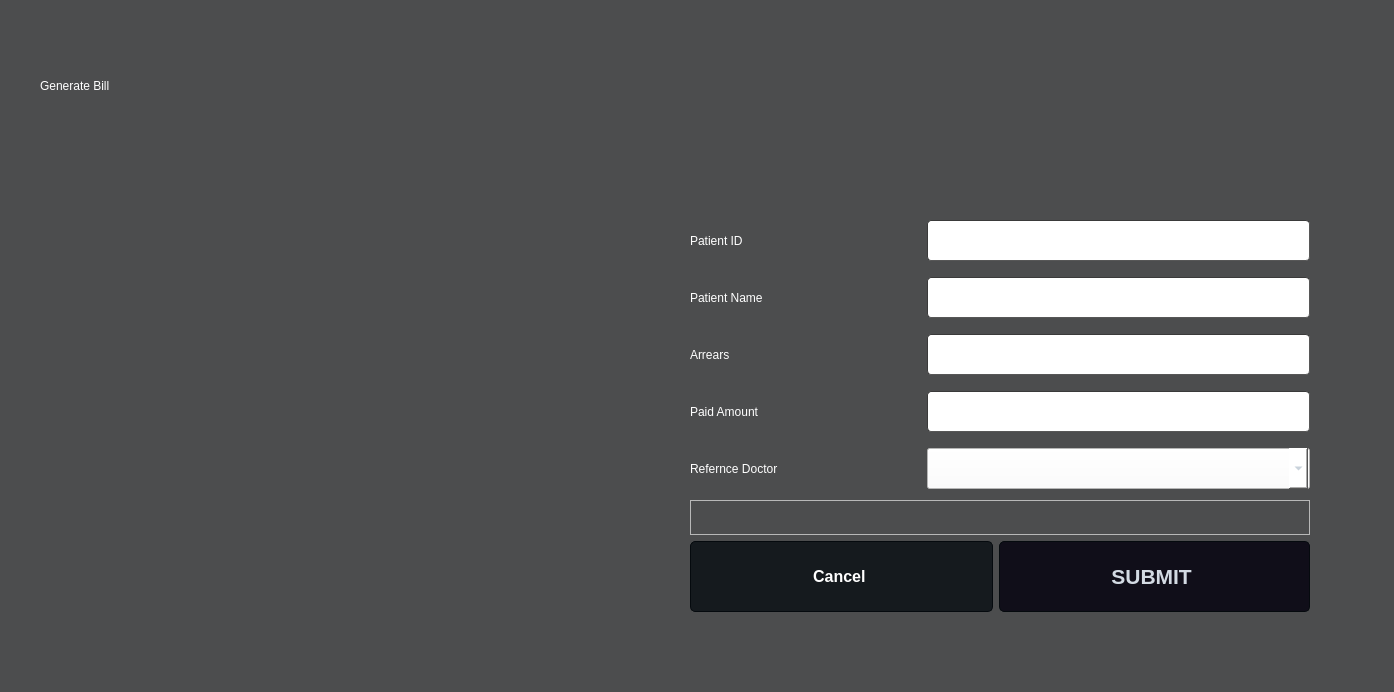
<?xml version="1.0" encoding="UTF-8"?>
<ui version="4.0">
 <class>Dialogbill1</class>
 <widget class="QDialog" name="Dialogbill1">
  <property name="geometry">
   <rect>
    <x>0</x>
    <y>0</y>
    <width>1394</width>
    <height>692</height>
   </rect>
  </property>
  <property name="windowTitle">
   <string>Dialog</string>
  </property>
  <property name="styleSheet">
   <string notr="true">
QMainWindow {
	background-color:rgb(76, 77, 78);
}
QDialog {
	background-color:rgb(76, 77, 78);
}
QColorDialog {
	background-color:rgb(76, 77, 78);
}
QTextEdit {
	background-color:rgb(0, 0, 0);
	color: #a9b7c6;
}
QPlainTextEdit {
	selection-background-color:#007b50;
	background-color:#1e1d23;
	border-style: solid;
	border-top-color: transparent;
	border-right-color: transparent;
	border-left-color: transparent;
	border-bottom-color: transparent;
	border-width: 1px;
	color: #a9b7c6;
}
QPushButton{
	border-style: solid;
	border-top-color: transparent;
	border-right-color: transparent;
	border-left-color: transparent;
	border-bottom-color: transparent;
	border-width: 1px;
	border-style: solid;
	color: #a9b7c6;
	padding: 2px;
	background-color: #1e1d23;
}
QPushButton::default{
	border-style: inset;
	border-top-color: transparent;
	border-right-color: transparent;
	border-left-color: transparent;
	border-bottom-color: #04b97f;
	border-width: 1px;
	color: #a9b7c6;
	padding: 2px;
	background-color: #1e1d23;
}
QToolButton {
	border-style: solid;
	border-top-color: transparent;
	border-right-color: transparent;
	border-left-color: transparent;
	border-bottom-color: #04b97f;
	border-bottom-width: 1px;
	border-style: solid;
	color: #a9b7c6;
	padding: 2px;
	background-color: #1e1d23;
}
QToolButton:hover{
	border-style: solid;
	border-top-color: transparent;
	border-right-color: transparent;
	border-left-color: transparent;
	border-bottom-color: #37efba;
	border-bottom-width: 2px;
	border-style: solid;
	color: #FFFFFF;
	padding-bottom: 1px;
	background-color: #1e1d23;
}
QPushButton:hover{
	border-style: solid;
	border-top-color: transparent;
	border-right-color: transparent;
	border-left-color: transparent;
	border-bottom-color: #37efba;
	border-bottom-width: 1px;
	border-style: solid;
	color: #FFFFFF;
	padding-bottom: 2px;
	background-color: #1e1d23;
}
QPushButton:pressed{
	border-style: solid;
	border-top-color: transparent;
	border-right-color: transparent;
	border-left-color: transparent;
	border-bottom-color: #37efba;
	border-bottom-width: 2px;
	border-style: solid;
	color: #37efba;
	padding-bottom: 1px;
	background-color: #1e1d23;
}
QPushButton:disabled{
	border-style: solid;
	border-top-color: transparent;
	border-right-color: transparent;
	border-left-color: transparent;
	border-bottom-color: #808086;
	border-bottom-width: 2px;
	border-style: solid;
	color: #808086;
	padding-bottom: 1px;
	background-color: #1e1d23;
}
QLineEdit {
	border-width: 1px; border-radius: 4px;
	border-color: rgb(58, 58, 58);
	border-style: inset;
	padding: 0 8px;
	color: #a9b7c6;
	background:#1e1d23;
	selection-background-color:#007b50;
	selection-color: #FFFFFF;
}
QLabel {
	color: rgb(255, 255, 255);
}
QLCDNumber {
	color: #37e6b4;
}
QProgressBar {
	text-align: center;
	color: rgb(240, 240, 240);
	border-width: 1px; 
	border-radius: 10px;
	border-color: rgb(58, 58, 58);
	border-style: inset;
	background-color:#1e1d23;
}
QProgressBar::chunk {
	background-color: #04b97f;
	border-radius: 5px;
}
QMenuBar {
	background-color: #1e1d23;
}
QMenuBar::item {
	color: #a9b7c6;
  	spacing: 3px;
  	padding: 1px 4px;
  	background: #1e1d23;
}

QMenuBar::item:selected {
  	background:#1e1d23;
	color: #FFFFFF;
}
QMenu::item:selected {
	border-style: solid;
	border-top-color: transparent;
	border-right-color: transparent;
	border-left-color: #04b97f;
	border-bottom-color: transparent;
	border-left-width: 2px;
	color: #FFFFFF;
	padding-left:15px;
	padding-top:4px;
	padding-bottom:4px;
	padding-right:7px;
	background-color: #1e1d23;
}
QMenu::item {
	border-style: solid;
	border-top-color: transparent;
	border-right-color: transparent;
	border-left-color: transparent;
	border-bottom-color: transparent;
	border-bottom-width: 1px;
	border-style: solid;
	color: #a9b7c6;
	padding-left:17px;
	padding-top:4px;
	padding-bottom:4px;
	padding-right:7px;
	background-color: #1e1d23;
}
QMenu{
	background-color:#1e1d23;
}
QTabWidget {
	color:rgb(0,0,0);
	background-color:#1e1d23;
}
QTabWidget::pane {
		border-color: rgb(77,77,77);
		background-color:#1e1d23;
		border-style: solid;
		border-width: 1px;
    	border-radius: 6px;
}
QTabBar::tab {
	border-style: solid;
	border-top-color: transparent;
	border-right-color: transparent;
	border-left-color: transparent;
	border-bottom-color: transparent;
	border-bottom-width: 1px;
	border-style: solid;
	color: #808086;
	padding: 3px;
	margin-left:3px;
	background-color: #1e1d23;
}
QTabBar::tab:selected, QTabBar::tab:last:selected, QTabBar::tab:hover {
  	border-style: solid;
	border-top-color: transparent;
	border-right-color: transparent;
	border-left-color: transparent;
	border-bottom-color: #04b97f;
	border-bottom-width: 2px;
	border-style: solid;
	color: #FFFFFF;
	padding-left: 3px;
	padding-bottom: 2px;
	margin-left:3px;
	background-color: #1e1d23;
}

QCheckBox {
	color: #a9b7c6;
	padding: 2px;
}
QCheckBox:disabled {
	color: #808086;
	padding: 2px;
}

QCheckBox:hover {
	border-radius:4px;
	border-style:solid;
	padding-left: 1px;
	padding-right: 1px;
	padding-bottom: 1px;
	padding-top: 1px;
	border-width:1px;
	border-color: rgb(87, 97, 106);
	background-color:#1e1d23;
}
QCheckBox::indicator:checked {

	height: 10px;
	width: 10px;
	border-style:solid;
	border-width: 1px;
	border-color: #04b97f;
	color: #a9b7c6;
	background-color: #04b97f;
}
QCheckBox::indicator:unchecked {

	height: 10px;
	width: 10px;
	border-style:solid;
	border-width: 1px;
	border-color: #04b97f;
	color: #a9b7c6;
	background-color: transparent;
}
QRadioButton {
	color: #a9b7c6;
	background-color: #1e1d23;
	padding: 1px;
}
QRadioButton::indicator:checked {
	height: 10px;
	width: 10px;
	border-style:solid;
	border-radius:5px;
	border-width: 1px;
	border-color: #04b97f;
	color: #a9b7c6;
	background-color: #04b97f;
}
QRadioButton::indicator:!checked {
	height: 10px;
	width: 10px;
	border-style:solid;
	border-radius:5px;
	border-width: 1px;
	border-color: #04b97f;
	color: #a9b7c6;
	background-color: transparent;
}
QStatusBar {
	color:#027f7f;
}
QSpinBox {
	color: #a9b7c6;	
	background-color: #1e1d23;
}
QDoubleSpinBox {
	color: #a9b7c6;	
	background-color: #1e1d23;
}
QTimeEdit {
	color: #a9b7c6;	
	background-color: #1e1d23;
}
QDateTimeEdit {
	color: #a9b7c6;	
	background-color: #1e1d23;
}
QDateEdit {
	color: #a9b7c6;	
	background-color: #1e1d23;
}
QComboBox {
	color: #a9b7c6;	
	background: #1e1d23;
}
QComboBox:editable {
	background: #1e1d23;
	color: #a9b7c6;
	selection-background-color: #1e1d23;
}
QComboBox QAbstractItemView {
	color: #a9b7c6;	
	background: #1e1d23;
	selection-color: #FFFFFF;
	selection-background-color: #1e1d23;
}
QComboBox:!editable:on, QComboBox::drop-down:editable:on {
	color: #a9b7c6;	
	background: #1e1d23;
}
QFontComboBox {
	color: #a9b7c6;	
	background-color: #1e1d23;
}
QToolBox {
	color: #a9b7c6;
	background-color: #1e1d23;
}
QToolBox::tab {
	color: #a9b7c6;
	background-color: #1e1d23;
}
QToolBox::tab:selected {
	color: #FFFFFF;
	background-color: #1e1d23;
}
QScrollArea {
	color: #FFFFFF;
	background-color: #1e1d23;
}
QSlider::groove:horizontal {
	height: 5px;
	background: #04b97f;
}
QSlider::groove:vertical {
	width: 5px;
	background: #04b97f;
}
QSlider::handle:horizontal {
	background: qlineargradient(x1:0, y1:0, x2:1, y2:1, stop:0 #b4b4b4, stop:1 #8f8f8f);
	border: 1px solid #5c5c5c;
	width: 14px;
	margin: -5px 0;
	border-radius: 7px;
}
QSlider::handle:vertical {
	background: qlineargradient(x1:1, y1:1, x2:0, y2:0, stop:0 #b4b4b4, stop:1 #8f8f8f);
	border: 1px solid #5c5c5c;
	height: 14px;
	margin: 0 -5px;
	border-radius: 7px;
}
QSlider::add-page:horizontal {
    background: white;
}
QSlider::add-page:vertical {
    background: white;
}
QSlider::sub-page:horizontal {
    background: #04b97f;
}
QSlider::sub-page:vertical {
    background: #04b97f;
}</string>
  </property>
  <widget class="QLabel" name="label">
   <property name="geometry">
    <rect>
     <x>40</x>
     <y>0</y>
     <width>471</width>
     <height>171</height>
    </rect>
   </property>
   <property name="styleSheet">
    <string notr="true">font: 35pt &quot;Modern No. 20&quot;;</string>
   </property>
   <property name="text">
    <string>Generate Bill </string>
   </property>
  </widget>
  <widget class="QLabel" name="label_3">
   <property name="geometry">
    <rect>
     <x>80</x>
     <y>160</y>
     <width>511</width>
     <height>431</height>
    </rect>
   </property>
   <property name="minimumSize">
    <size>
     <width>501</width>
     <height>341</height>
    </size>
   </property>
   <property name="styleSheet">
    <string notr="true">
QMainWindow {
	background-color:rgb(76, 77, 78);
}
QDialog {
	background-color:rgb(76, 77, 78);
}
QColorDialog {
	background-color:rgb(76, 77, 78);
}
QTextEdit {
	background-color:rgb(0, 0, 0);
	color: #a9b7c6;
}
QPlainTextEdit {
	selection-background-color:#007b50;
	background-color:#1e1d23;
	border-style: solid;
	border-top-color: transparent;
	border-right-color: transparent;
	border-left-color: transparent;
	border-bottom-color: transparent;
	border-width: 1px;
	color: #a9b7c6;
}
QPushButton{
	border-style: solid;
	border-top-color: transparent;
	border-right-color: transparent;
	border-left-color: transparent;
	border-bottom-color: transparent;
	border-width: 1px;
	border-style: solid;
	color: #a9b7c6;
	padding: 2px;
	background-color: #1e1d23;
}
QPushButton::default{
	border-style: inset;
	border-top-color: transparent;
	border-right-color: transparent;
	border-left-color: transparent;
	border-bottom-color: #04b97f;
	border-width: 1px;
	color: #a9b7c6;
	padding: 2px;
	background-color: #1e1d23;
}
QToolButton {
	border-style: solid;
	border-top-color: transparent;
	border-right-color: transparent;
	border-left-color: transparent;
	border-bottom-color: #04b97f;
	border-bottom-width: 1px;
	border-style: solid;
	color: #a9b7c6;
	padding: 2px;
	background-color: #1e1d23;
}
QToolButton:hover{
	border-style: solid;
	border-top-color: transparent;
	border-right-color: transparent;
	border-left-color: transparent;
	border-bottom-color: #37efba;
	border-bottom-width: 2px;
	border-style: solid;
	color: #FFFFFF;
	padding-bottom: 1px;
	background-color: #1e1d23;
}
QPushButton:hover{
	border-style: solid;
	border-top-color: transparent;
	border-right-color: transparent;
	border-left-color: transparent;
	border-bottom-color: #37efba;
	border-bottom-width: 1px;
	border-style: solid;
	color: #FFFFFF;
	padding-bottom: 2px;
	background-color: #1e1d23;
}
QPushButton:pressed{
	border-style: solid;
	border-top-color: transparent;
	border-right-color: transparent;
	border-left-color: transparent;
	border-bottom-color: #37efba;
	border-bottom-width: 2px;
	border-style: solid;
	color: #37efba;
	padding-bottom: 1px;
	background-color: #1e1d23;
}
QPushButton:disabled{
	border-style: solid;
	border-top-color: transparent;
	border-right-color: transparent;
	border-left-color: transparent;
	border-bottom-color: #808086;
	border-bottom-width: 2px;
	border-style: solid;
	color: #808086;
	padding-bottom: 1px;
	background-color: #1e1d23;
}
QLineEdit {
	border-width: 1px; border-radius: 4px;
	border-color: rgb(58, 58, 58);
	border-style: inset;
	padding: 0 8px;
	color: #a9b7c6;
	background:#1e1d23;
	selection-background-color:#007b50;
	selection-color: #FFFFFF;
}
QLabel {
	color: rgb(255, 255, 255);
}
QLCDNumber {
	color: #37e6b4;
}
QProgressBar {
	text-align: center;
	color: rgb(240, 240, 240);
	border-width: 1px; 
	border-radius: 10px;
	border-color: rgb(58, 58, 58);
	border-style: inset;
	background-color:#1e1d23;
}
QProgressBar::chunk {
	background-color: #04b97f;
	border-radius: 5px;
}
QMenuBar {
	background-color: #1e1d23;
}
QMenuBar::item {
	color: #a9b7c6;
  	spacing: 3px;
  	padding: 1px 4px;
  	background: #1e1d23;
}

QMenuBar::item:selected {
  	background:#1e1d23;
	color: #FFFFFF;
}
QMenu::item:selected {
	border-style: solid;
	border-top-color: transparent;
	border-right-color: transparent;
	border-left-color: #04b97f;
	border-bottom-color: transparent;
	border-left-width: 2px;
	color: #FFFFFF;
	padding-left:15px;
	padding-top:4px;
	padding-bottom:4px;
	padding-right:7px;
	background-color: #1e1d23;
}
QMenu::item {
	border-style: solid;
	border-top-color: transparent;
	border-right-color: transparent;
	border-left-color: transparent;
	border-bottom-color: transparent;
	border-bottom-width: 1px;
	border-style: solid;
	color: #a9b7c6;
	padding-left:17px;
	padding-top:4px;
	padding-bottom:4px;
	padding-right:7px;
	background-color: #1e1d23;
}
QMenu{
	background-color:#1e1d23;
}
QTabWidget {
	color:rgb(0,0,0);
	background-color:#1e1d23;
}
QTabWidget::pane {
		border-color: rgb(77,77,77);
		background-color:#1e1d23;
		border-style: solid;
		border-width: 1px;
    	border-radius: 6px;
}
QTabBar::tab {
	border-style: solid;
	border-top-color: transparent;
	border-right-color: transparent;
	border-left-color: transparent;
	border-bottom-color: transparent;
	border-bottom-width: 1px;
	border-style: solid;
	color: #808086;
	padding: 3px;
	margin-left:3px;
	background-color: #1e1d23;
}
QTabBar::tab:selected, QTabBar::tab:last:selected, QTabBar::tab:hover {
  	border-style: solid;
	border-top-color: transparent;
	border-right-color: transparent;
	border-left-color: transparent;
	border-bottom-color: #04b97f;
	border-bottom-width: 2px;
	border-style: solid;
	color: #FFFFFF;
	padding-left: 3px;
	padding-bottom: 2px;
	margin-left:3px;
	background-color: #1e1d23;
}

QCheckBox {
	color: #a9b7c6;
	padding: 2px;
}
QCheckBox:disabled {
	color: #808086;
	padding: 2px;
}

QCheckBox:hover {
	border-radius:4px;
	border-style:solid;
	padding-left: 1px;
	padding-right: 1px;
	padding-bottom: 1px;
	padding-top: 1px;
	border-width:1px;
	border-color: rgb(87, 97, 106);
	background-color:#1e1d23;
}
QCheckBox::indicator:checked {

	height: 10px;
	width: 10px;
	border-style:solid;
	border-width: 1px;
	border-color: #04b97f;
	color: #a9b7c6;
	background-color: #04b97f;
}
QCheckBox::indicator:unchecked {

	height: 10px;
	width: 10px;
	border-style:solid;
	border-width: 1px;
	border-color: #04b97f;
	color: #a9b7c6;
	background-color: transparent;
}
QRadioButton {
	color: #a9b7c6;
	background-color: #1e1d23;
	padding: 1px;
}
QRadioButton::indicator:checked {
	height: 10px;
	width: 10px;
	border-style:solid;
	border-radius:5px;
	border-width: 1px;
	border-color: #04b97f;
	color: #a9b7c6;
	background-color: #04b97f;
}
QRadioButton::indicator:!checked {
	height: 10px;
	width: 10px;
	border-style:solid;
	border-radius:5px;
	border-width: 1px;
	border-color: #04b97f;
	color: #a9b7c6;
	background-color: transparent;
}
QStatusBar {
	color:#027f7f;
}
QSpinBox {
	color: #a9b7c6;	
	background-color: #1e1d23;
}
QDoubleSpinBox {
	color: #a9b7c6;	
	background-color: #1e1d23;
}
QTimeEdit {
	color: #a9b7c6;	
	background-color: #1e1d23;
}
QDateTimeEdit {
	color: #a9b7c6;	
	background-color: #1e1d23;
}
QDateEdit {
	color: #a9b7c6;	
	background-color: #1e1d23;
}
QComboBox {
	color: #a9b7c6;	
	background: #1e1d23;
}
QComboBox:editable {
	background: #1e1d23;
	color: #a9b7c6;
	selection-background-color: #1e1d23;
}
QComboBox QAbstractItemView {
	color: #a9b7c6;	
	background: #1e1d23;
	selection-color: #FFFFFF;
	selection-background-color: #1e1d23;
}
QComboBox:!editable:on, QComboBox::drop-down:editable:on {
	color: #a9b7c6;	
	background: #1e1d23;
}
QFontComboBox {
	color: #a9b7c6;	
	background-color: #1e1d23;
}
QToolBox {
	color: #a9b7c6;
	background-color: #1e1d23;
}
QToolBox::tab {
	color: #a9b7c6;
	background-color: #1e1d23;
}
QToolBox::tab:selected {
	color: #FFFFFF;
	background-color: #1e1d23;
}
QScrollArea {
	color: #FFFFFF;
	background-color: #1e1d23;
}
QSlider::groove:horizontal {
	height: 5px;
	background: #04b97f;
}
QSlider::groove:vertical {
	width: 5px;
	background: #04b97f;
}
QSlider::handle:horizontal {
	background: qlineargradient(x1:0, y1:0, x2:1, y2:1, stop:0 #b4b4b4, stop:1 #8f8f8f);
	border: 1px solid #5c5c5c;
	width: 14px;
	margin: -5px 0;
	border-radius: 7px;
}
QSlider::handle:vertical {
	background: qlineargradient(x1:1, y1:1, x2:0, y2:0, stop:0 #b4b4b4, stop:1 #8f8f8f);
	border: 1px solid #5c5c5c;
	height: 14px;
	margin: 0 -5px;
	border-radius: 7px;
}
QSlider::add-page:horizontal {
    background: white;
}
QSlider::add-page:vertical {
    background: white;
}
QSlider::sub-page:horizontal {
    background: #04b97f;
}
QSlider::sub-page:vertical {
    background: #04b97f;
}</string>
   </property>
   <property name="text">
    <string/>
   </property>
  </widget>
  <widget class="QWidget" name="layoutWidget">
   <property name="geometry">
    <rect>
     <x>690</x>
     <y>215</y>
     <width>620</width>
     <height>397</height>
    </rect>
   </property>
   <layout class="QGridLayout" name="gridLayout_2">
    <item row="0" column="0" colspan="2">
     <layout class="QGridLayout" name="gridLayout">
      <item row="0" column="0">
       <widget class="QLabel" name="label_5">
        <property name="minimumSize">
         <size>
          <width>231</width>
          <height>51</height>
         </size>
        </property>
        <property name="styleSheet">
         <string notr="true">font: 25pt &quot;Modern No. 20&quot;;</string>
        </property>
        <property name="text">
         <string>Patient ID</string>
        </property>
       </widget>
      </item>
      <item row="0" column="1">
       <widget class="QLineEdit" name="labelID">
        <property name="minimumSize">
         <size>
          <width>377</width>
          <height>41</height>
         </size>
        </property>
        <property name="font">
         <font>
          <pointsize>14</pointsize>
          <bold>true</bold>
         </font>
        </property>
        <property name="styleSheet">
         <string notr="true">background-color:rgb(255, 255, 255)</string>
        </property>
       </widget>
      </item>
      <item row="1" column="0">
       <widget class="QLabel" name="label_8">
        <property name="minimumSize">
         <size>
          <width>231</width>
          <height>51</height>
         </size>
        </property>
        <property name="styleSheet">
         <string notr="true">font: 25pt &quot;Modern No. 20&quot;;</string>
        </property>
        <property name="text">
         <string>Patient Name</string>
        </property>
       </widget>
      </item>
      <item row="1" column="1">
       <widget class="QLineEdit" name="labelName">
        <property name="minimumSize">
         <size>
          <width>377</width>
          <height>41</height>
         </size>
        </property>
        <property name="font">
         <font>
          <pointsize>14</pointsize>
          <bold>true</bold>
         </font>
        </property>
        <property name="styleSheet">
         <string notr="true">background-color:rgb(255, 255, 255)</string>
        </property>
       </widget>
      </item>
      <item row="2" column="0">
       <widget class="QLabel" name="label_2">
        <property name="minimumSize">
         <size>
          <width>231</width>
          <height>51</height>
         </size>
        </property>
        <property name="styleSheet">
         <string notr="true">font: 25pt &quot;Modern No. 20&quot;;</string>
        </property>
        <property name="text">
         <string>Arrears </string>
        </property>
       </widget>
      </item>
      <item row="2" column="1">
       <widget class="QLineEdit" name="labelArrears">
        <property name="minimumSize">
         <size>
          <width>377</width>
          <height>41</height>
         </size>
        </property>
        <property name="font">
         <font>
          <pointsize>14</pointsize>
          <bold>true</bold>
         </font>
        </property>
        <property name="styleSheet">
         <string notr="true">background-color:rgb(255, 255, 255)</string>
        </property>
       </widget>
      </item>
      <item row="3" column="0">
       <widget class="QLabel" name="label_6">
        <property name="minimumSize">
         <size>
          <width>231</width>
          <height>51</height>
         </size>
        </property>
        <property name="styleSheet">
         <string notr="true">font: 25pt &quot;Modern No. 20&quot;;</string>
        </property>
        <property name="text">
         <string>Paid Amount </string>
        </property>
       </widget>
      </item>
      <item row="3" column="1">
       <widget class="QLineEdit" name="labelPaid">
        <property name="minimumSize">
         <size>
          <width>375</width>
          <height>41</height>
         </size>
        </property>
        <property name="font">
         <font>
          <pointsize>14</pointsize>
          <bold>true</bold>
         </font>
        </property>
        <property name="styleSheet">
         <string notr="true">background-color:rgb(255, 255, 255)</string>
        </property>
       </widget>
      </item>
      <item row="4" column="0">
       <widget class="QLabel" name="label_7">
        <property name="minimumSize">
         <size>
          <width>231</width>
          <height>51</height>
         </size>
        </property>
        <property name="styleSheet">
         <string notr="true">font: 25pt &quot;Modern No. 20&quot;;</string>
        </property>
        <property name="text">
         <string>Refernce Doctor</string>
        </property>
       </widget>
      </item>
      <item row="4" column="1">
       <widget class="QComboBox" name="comboBox">
        <property name="minimumSize">
         <size>
          <width>371</width>
          <height>41</height>
         </size>
        </property>
        <property name="font">
         <font>
          <pointsize>14</pointsize>
          <bold>true</bold>
         </font>
        </property>
        <property name="styleSheet">
         <string notr="true">background-color:rgb(255, 255, 255)</string>
        </property>
        <item>
         <property name="text">
          <string/>
         </property>
        </item>
       </widget>
      </item>
     </layout>
    </item>
    <item row="1" column="0" colspan="2">
     <widget class="QFrame" name="frame">
      <property name="minimumSize">
       <size>
        <width>611</width>
        <height>31</height>
       </size>
      </property>
      <property name="frameShape">
       <enum>QFrame::StyledPanel</enum>
      </property>
      <property name="frameShadow">
       <enum>QFrame::Raised</enum>
      </property>
     </widget>
    </item>
    <item row="2" column="0">
     <widget class="QPushButton" name="pushButton_2">
      <property name="minimumSize">
       <size>
        <width>301</width>
        <height>71</height>
       </size>
      </property>
      <property name="font">
       <font>
        <family>Yu Gothic UI</family>
        <pointsize>12</pointsize>
        <italic>false</italic>
        <bold>true</bold>
       </font>
      </property>
      <property name="styleSheet">
       <string notr="true">
QPushButton{
	border-style: solid;
	border-color: #050a0e;
	border-width: 1px;
	border-radius: 5px;
	color: #d3dae3;
	padding: 2px;
	background-color: #100E19;
    font: 700 12pt &quot;Yu Gothic UI&quot;;
}
QPushButton::default{
	border-style: solid;
	border-color: #050a0e;
	border-width: 1px;
	border-radius: 5px;
	color: #FFFFFF;
	padding: 2px;
	background-color: #151a1e;
font: 700 16pt &quot;Yu Gothic UI&quot;;
}
QPushButton:hover{
	border-style: solid;
	border-top-color: qlineargradient(spread:pad, x1:0, y1:1, x2:1, y2:1, stop:0 #C0DB50, stop:0.4 #C0DB50, stop:0.5 #100E19, stop:1 #100E19);
    border-bottom-color: qlineargradient(spread:pad, x1:0, y1:1, x2:1, y2:1, stop:0 #100E19, stop:0.5 #100E19, stop:0.6 #C0DB50, stop:1 #C0DB50);
    border-left-color: qlineargradient(spread:pad, x1:0, y1:0, x2:0, y2:1, stop:0 #C0DB50, stop:0.3 #C0DB50, stop:0.7 #100E19, stop:1 #100E19);
    border-right-color: qlineargradient(spread:pad, x1:0, y1:1, x2:0, y2:0, stop:0 #C0DB50, stop:0.3 #C0DB50, stop:0.7 #100E19, stop:1 #100E19);
	border-width: 2px;
    border-radius: 1px;
	color: #d3dae3;
	padding: 2px;
}
QPushButton:pressed{
	border-style: solid;
	border-top-color: qlineargradient(spread:pad, x1:0, y1:1, x2:1, y2:1, stop:0 #d33af1, stop:0.4 #d33af1, stop:0.5 #100E19, stop:1 #100E19);
    border-bottom-color: qlineargradient(spread:pad, x1:0, y1:1, x2:1, y2:1, stop:0 #100E19, stop:0.5 #100E19, stop:0.6 #d33af1, stop:1 #d33af1);
    border-left-color: qlineargradient(spread:pad, x1:0, y1:0, x2:0, y2:1, stop:0 #d33af1, stop:0.3 #d33af1, stop:0.7 #100E19, stop:1 #100E19);
    border-right-color: qlineargradient(spread:pad, x1:0, y1:1, x2:0, y2:0, stop:0 #d33af1, stop:0.3 #d33af1, stop:0.7 #100E19, stop:1 #100E19);
	border-width: 2px;
    border-radius: 1px;
	color: #d3dae3;
	padding: 2px;
}
</string>
      </property>
      <property name="text">
       <string>Cancel </string>
      </property>
     </widget>
    </item>
    <item row="2" column="1">
     <widget class="QPushButton" name="pushButton">
      <property name="minimumSize">
       <size>
        <width>311</width>
        <height>71</height>
       </size>
      </property>
      <property name="font">
       <font>
        <family>Yu Gothic UI</family>
        <pointsize>16</pointsize>
        <italic>false</italic>
        <bold>true</bold>
       </font>
      </property>
      <property name="styleSheet">
       <string notr="true">
QPushButton{
	border-style: solid;
	border-color: #050a0e;
	border-width: 1px;
	border-radius: 5px;
	color: #d3dae3;
	padding: 2px;
	background-color: #100E19;
    font: 700 16pt &quot;Yu Gothic UI&quot;;
}
QPushButton::default{
	border-style: solid;
	border-color: #050a0e;
	border-width: 1px;
	border-radius: 5px;
	color: #FFFFFF;
	padding: 2px;
	background-color: #151a1e;
font: 700 16pt &quot;Yu Gothic UI&quot;;
}
QPushButton:hover{
	border-style: solid;
	border-top-color: qlineargradient(spread:pad, x1:0, y1:1, x2:1, y2:1, stop:0 #C0DB50, stop:0.4 #C0DB50, stop:0.5 #100E19, stop:1 #100E19);
    border-bottom-color: qlineargradient(spread:pad, x1:0, y1:1, x2:1, y2:1, stop:0 #100E19, stop:0.5 #100E19, stop:0.6 #C0DB50, stop:1 #C0DB50);
    border-left-color: qlineargradient(spread:pad, x1:0, y1:0, x2:0, y2:1, stop:0 #C0DB50, stop:0.3 #C0DB50, stop:0.7 #100E19, stop:1 #100E19);
    border-right-color: qlineargradient(spread:pad, x1:0, y1:1, x2:0, y2:0, stop:0 #C0DB50, stop:0.3 #C0DB50, stop:0.7 #100E19, stop:1 #100E19);
	border-width: 2px;
    border-radius: 1px;
	color: #d3dae3;
	padding: 2px;
}
QPushButton:pressed{
	border-style: solid;
	border-top-color: qlineargradient(spread:pad, x1:0, y1:1, x2:1, y2:1, stop:0 #d33af1, stop:0.4 #d33af1, stop:0.5 #100E19, stop:1 #100E19);
    border-bottom-color: qlineargradient(spread:pad, x1:0, y1:1, x2:1, y2:1, stop:0 #100E19, stop:0.5 #100E19, stop:0.6 #d33af1, stop:1 #d33af1);
    border-left-color: qlineargradient(spread:pad, x1:0, y1:0, x2:0, y2:1, stop:0 #d33af1, stop:0.3 #d33af1, stop:0.7 #100E19, stop:1 #100E19);
    border-right-color: qlineargradient(spread:pad, x1:0, y1:1, x2:0, y2:0, stop:0 #d33af1, stop:0.3 #d33af1, stop:0.7 #100E19, stop:1 #100E19);
	border-width: 2px;
    border-radius: 1px;
	color: #d3dae3;
	padding: 2px;
}
</string>
      </property>
      <property name="text">
       <string>SUBMIT </string>
      </property>
     </widget>
    </item>
   </layout>
  </widget>
 </widget>
 <resources/>
 <connections/>
</ui>
